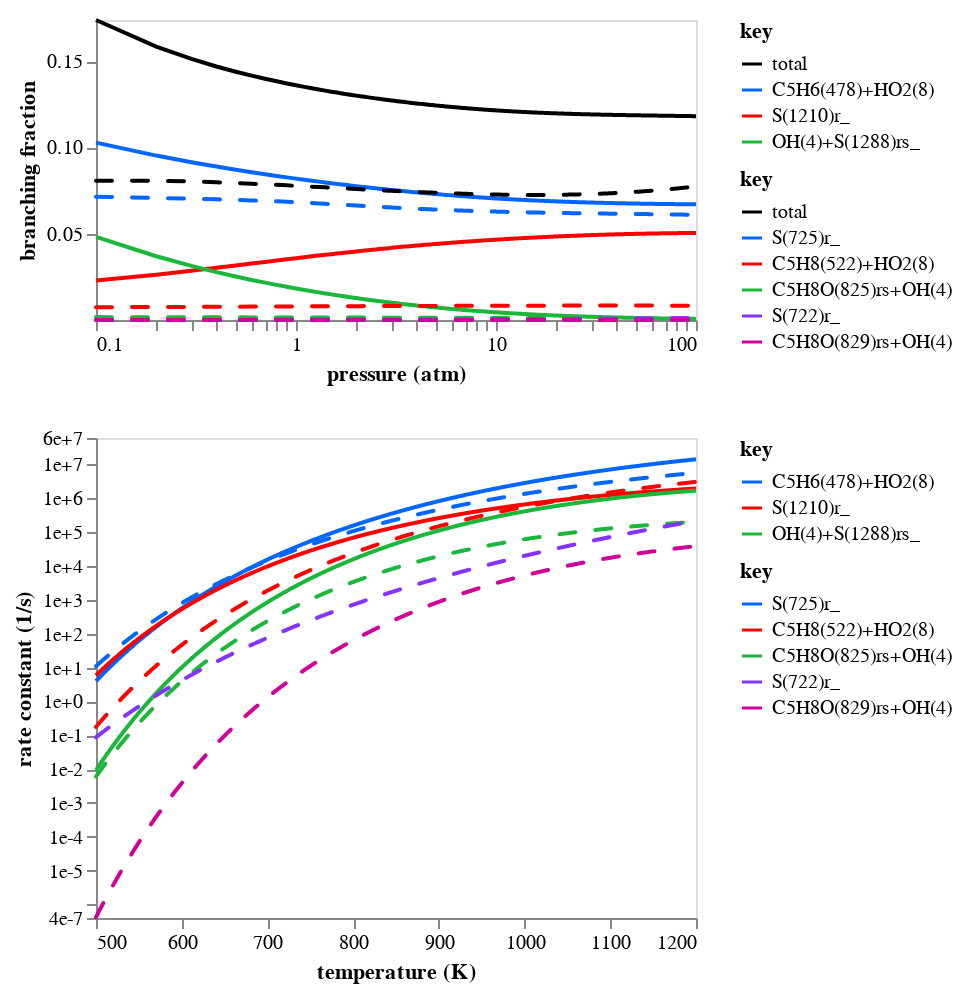

Source (notebook cell):
### Code cell
branch_frac_chart = alt.layer(branch_frac_chart1a, branch_frac_chart2).resolve_scale(
    color="independent"
)
rate_chart = alt.layer(rate_chart1a, rate_chart2).resolve_scale(color="independent")

chart = alt.vconcat(
    branch_frac_chart.properties(width=300, height=150),
    rate_chart.properties(width=300, height=240),
).configure_axis(grid=False)
chart

### Figure 1 — Vega-Lite specification as saved in the notebook (floating-point values rounded to 4 significant figures; data arrays with more than 128 entries replaced by an {"elided": "..."} marker saying what was removed)
{"config": {"view": {"continuousWidth": 300, "continuousHeight": 300}, "axis": {"grid": false}}, "vconcat": [{"layer": [{"data": {"name": "data-a4f01fb6780450ba30245e54eed03fbb"}, "mark": {"type": "line"}, "encoding": {"color": {"field": "key", "scale": {"domain": ["total", "C5H6(478)+HO2(8)", "S(1210)r_", "OH(4)+S(1288)rs_"], "range": ["#000000", "#0066ff", "#ff0000", "#1ab73a"]}, "type": "nominal"}, "x": {"axis": {"labelExpr": "((abs(datum.value - 0.1) / abs(0.1) < 1e-5) ||\n(abs(datum.value - 1.0) / abs(1.0) < 1e-5) ||\n(abs(datum.value - 10.0) / abs(10.0) < 1e-5) ||\n(abs(datum.value - 100.0) / abs(100.0) < 1e-5) ||\n(abs(datum.value - 100.0) / abs(100.0) < 1e-5)) ? datum.label : ''", "values": [0.1, 0.2, 0.3, 0.4, 0.5, 0.6, 0.7, 0.8, 0.9, 1.0, 2.0, 3.0, 4.0, 5.0, 6.0, 7.0, 8.0, 9.0, 10.0, 20.0, 30.0, 40.0, 50.0, 60.0, 70.0, 80.0, 90.0, 100.0, 100.0]}, "field": "x", "scale": {"domain": [0.1, 100.0], "type": "log"}, "title": "pressure (atm)", "type": "quantitative"}, "y": {"axis": {"format": ".2f"}, "field": "value", "scale": {"domain": [6.153e-06, 0.1738]}, "title": "branching fraction", "type": "quantitative"}}, "transform": [{"fold": ["total", "C5H6(478)+HO2(8)", "S(1210)r_", "OH(4)+S(1288)rs_"]}]}, {"data": {"name": "data-4c7203b370c9ee202e6ce9683eecddd6"}, "mark": {"type": "line", "strokeCap": "round", "strokeDash": [8, 10]}, "encoding": {"color": {"field": "key", "scale": {"domain": ["total", "S(725)r_", "C5H8(522)+HO2(8)", "C5H8O(825)rs+OH(4)", "S(722)r_", "C5H8O(829)rs+OH(4)"], "range": ["#000000", "#0066ff", "#ff0000", "#1ab73a", "#8533ff", "#d0009a"]}, "type": "nominal"}, "x": {"axis": {"labelExpr": "((abs(datum.value - 0.1) / abs(0.1) < 1e-5) ||\n(abs(datum.value - 1.0) / abs(1.0) < 1e-5) ||\n(abs(datum.value - 10.0) / abs(10.0) < 1e-5) ||\n(abs(datum.value - 100.0) / abs(100.0) < 1e-5) ||\n(abs(datum.value - 100.0) / abs(100.0) < 1e-5)) ? datum.label : ''", "values": [0.1, 0.2, 0.3, 0.4, 0.5, 0.6, 0.7, 0.8, 0.9, 1.0, 2.0, 3.0, 4.0, 5.0, 6.0, 7.0, 8.0, 9.0, 10.0, 20.0, 30.0, 40.0, 50.0, 60.0, 70.0, 80.0, 90.0, 100.0, 100.0]}, "field": "x", "scale": {"domain": [0.1, 100.0], "type": "log"}, "title": "pressure (atm)", "type": "quantitative"}, "y": {"axis": {"format": ".2f"}, "field": "value", "scale": {"domain": [6.153e-06, 0.1738]}, "title": "branching fraction", "type": "quantitative"}}, "transform": [{"fold": ["total", "S(725)r_", "C5H8(522)+HO2(8)", "C5H8O(825)rs+OH(4)", "S(722)r_", "C5H8O(829)rs+OH(4)"]}]}], "height": 150, "resolve": {"scale": {"color": "independent"}}, "width": 300}, {"layer": [{"data": {"name": "data-ddf951dac8d5e86f49b348f400b6677d"}, "mark": {"type": "line"}, "encoding": {"color": {"field": "key", "scale": {"domain": ["C5H6(478)+HO2(8)", "S(1210)r_", "OH(4)+S(1288)rs_"], "range": ["#0066ff", "#ff0000", "#1ab73a"]}, "type": "nominal"}, "x": {"axis": {"format": ".0f"}, "field": "x", "scale": {"domain": [500, 1200]}, "title": "temperature (K)", "type": "quantitative"}, "y": {"axis": {"format": ".0e", "labelExpr": "((abs(datum.value - 4e-07) / abs(4e-07) < 1e-5) ||\n(abs(datum.value - 1e-06) / abs(1e-06) < 1e-5) ||\n(abs(datum.value - 1e-05) / abs(1e-05) < 1e-5) ||\n(abs(datum.value - 0.0001) / abs(0.0001) < 1e-5) ||\n(abs(datum.value - 0.001) / abs(0.001) < 1e-5) ||\n(abs(datum.value - 0.01) / abs(0.01) < 1e-5) ||\n(abs(datum.value - 0.1) / abs(0.1) < 1e-5) ||\n(abs(datum.value - 1.0) / abs(1.0) < 1e-5) ||\n(abs(datum.value - 10.0) / abs(10.0) < 1e-5) ||\n(abs(datum.value - 100.0) / abs(100.0) < 1e-5) ||\n(abs(datum.value - 1000.0) / abs(1000.0) < 1e-5) ||\n(abs(datum.value - 10000.0) / abs(10000.0) < 1e-5) ||\n(abs(datum.value - 100000.0) / abs(100000.0) < 1e-5) ||\n(abs(datum.value - 1000000.0) / abs(1000000.0) < 1e-5) ||\n(abs(datum.value - 10000000.0) / abs(10000000.0) < 1e-5) ||\n(abs(datum.value - 60000000.0) / abs(60000000.0) < 1e-5)) ? datum.label : ''", "values": [4e-07, 1e-06, 1e-05, 0.0001, 0.001, 0.01, 0.1, 1.0, 10.0, 100.0, 1000.0, 10000.0, 100000.0, 1000000.0, 10000000.0, 60000000.0]}, "field": "value", "scale": {"domain": [4e-07, 60000000.0], "type": "log"}, "title": "rate constant (1/s)", "type": "quantitative"}}, "transform": [{"fold": ["C5H6(478)+HO2(8)", "S(1210)r_", "OH(4)+S(1288)rs_"]}]}, {"data": {"name": "data-2c5e8ac9eacb2ea1459bba82c0e4ff93"}, "mark": {"type": "line", "strokeCap": "round", "strokeDash": [8, 10]}, "encoding": {"color": {"field": "key", "scale": {"domain": ["S(725)r_", "C5H8(522)+HO2(8)", "C5H8O(825)rs+OH(4)", "S(722)r_", "C5H8O(829)rs+OH(4)"], "range": ["#0066ff", "#ff0000", "#1ab73a", "#8533ff", "#d0009a"]}, "type": "nominal"}, "x": {"axis": {"format": ".0f"}, "field": "x", "scale": {"domain": [500, 1200]}, "title": "temperature (K)", "type": "quantitative"}, "y": {"axis": {"format": ".0e", "labelExpr": "((abs(datum.value - 4e-07) / abs(4e-07) < 1e-5) ||\n(abs(datum.value - 1e-06) / abs(1e-06) < 1e-5) ||\n(abs(datum.value - 1e-05) / abs(1e-05) < 1e-5) ||\n(abs(datum.value - 0.0001) / abs(0.0001) < 1e-5) ||\n(abs(datum.value - 0.001) / abs(0.001) < 1e-5) ||\n(abs(datum.value - 0.01) / abs(0.01) < 1e-5) ||\n(abs(datum.value - 0.1) / abs(0.1) < 1e-5) ||\n(abs(datum.value - 1.0) / abs(1.0) < 1e-5) ||\n(abs(datum.value - 10.0) / abs(10.0) < 1e-5) ||\n(abs(datum.value - 100.0) / abs(100.0) < 1e-5) ||\n(abs(datum.value - 1000.0) / abs(1000.0) < 1e-5) ||\n(abs(datum.value - 10000.0) / abs(10000.0) < 1e-5) ||\n(abs(datum.value - 100000.0) / abs(100000.0) < 1e-5) ||\n(abs(datum.value - 1000000.0) / abs(1000000.0) < 1e-5) ||\n(abs(datum.value - 10000000.0) / abs(10000000.0) < 1e-5) ||\n(abs(datum.value - 60000000.0) / abs(60000000.0) < 1e-5)) ? datum.label : ''", "values": [4e-07, 1e-06, 1e-05, 0.0001, 0.001, 0.01, 0.1, 1.0, 10.0, 100.0, 1000.0, 10000.0, 100000.0, 1000000.0, 10000000.0, 60000000.0]}, "field": "value", "scale": {"domain": [4e-07, 60000000.0], "type": "log"}, "title": "rate constant (1/s)", "type": "quantitative"}}, "transform": [{"fold": ["S(725)r_", "C5H8(522)+HO2(8)", "C5H8O(825)rs+OH(4)", "S(722)r_", "C5H8O(829)rs+OH(4)"]}]}], "height": 240, "resolve": {"scale": {"color": "independent"}}, "width": 300}], "$schema": "https://vega.github.io/schema/vega-lite/v5.20.1.json", "datasets": {"data-a4f01fb6780450ba30245e54eed03fbb": {"elided": "1000 records"}, "data-4c7203b370c9ee202e6ce9683eecddd6": {"elided": "1000 records"}, "data-ddf951dac8d5e86f49b348f400b6677d": {"elided": "1000 records"}, "data-2c5e8ac9eacb2ea1459bba82c0e4ff93": {"elided": "1000 records"}}}
